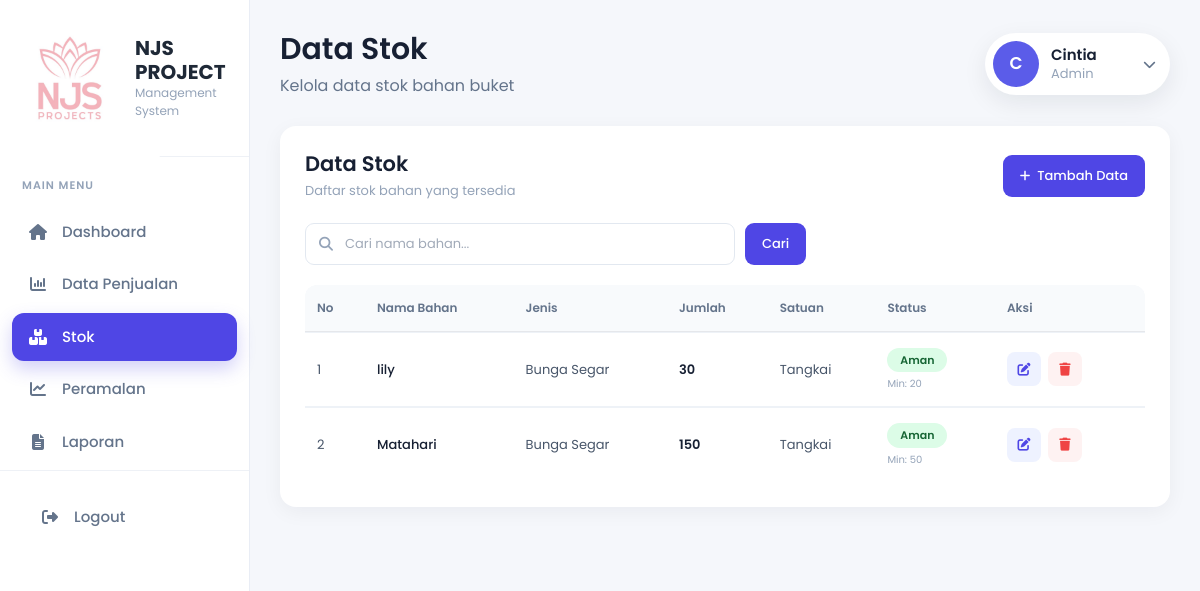
Page /stok.php (signed in) on the committed database.
### tables this page shows
CREATE TABLE `stok` (
  `id_stok` int(11) NOT NULL,
  `id_pengguna` int(11) NOT NULL,
  `nama_bahan` varchar(100) NOT NULL,
  `jenis` varchar(50) NOT NULL,
  `jumlah_stok` int(11) NOT NULL,
  `satuan` varchar(20) NOT NULL,
  `stok_minimum` int(11) NOT NULL
);

### stok.php (the view, shortened to what this page needs)
<?php
require_once __DIR__ . '/includes/koneksi.php';
$keyword = trim($_GET['keyword'] ?? '');
$sql = "
    SELECT
        stok.*,
        user.nama
    FROM stok
    INNER JOIN user
        ON stok.id_pengguna = user.id_pengguna
    WHERE stok.nama_bahan LIKE ?
    ORDER BY stok.nama_bahan ASC
";
$search = '%' . $keyword . '%';
$stmt = mysqli_prepare($koneksi, $sql);
mysqli_stmt_bind_param(
    $stmt,
    "s",
    $search
);
mysqli_stmt_execute($stmt);
$result = mysqli_stmt_get_result($stmt);
$nama_admin = $_SESSION['nama_petugas']
    ?? $_SESSION['nama']
    ?? 'Administrator';
$nama_admin = trim($nama_admin);
$inisial_admin = strtoupper(
    substr($nama_admin, 0, 1)
);
?>
<!DOCTYPE html>
<html lang="id">
<head>
    <link
        href="https://cdn.jsdelivr.net/npm/bootstrap@5.3.3/dist/css/bootstrap.min.css"
        rel="stylesheet">
    <link
        rel="stylesheet"
        href="https://cdn.jsdelivr.net/npm/bootstrap-icons@1.11.0/font/bootstrap-icons.css">
    <link
        rel="stylesheet"
        href="https://cdnjs.cloudflare.com/ajax/libs/font-awesome/6.5.2/css/all.min.css">
    <link
        rel="stylesheet"
        href="assets/css/sidebar.css">
    <link
        rel="stylesheet"
        href="assets/css/stok.css">
</head>
<body>
    <div class="d-flex stok-layout">
        <?php include __DIR__ . "/sidebar.php"; ?>
        <div class="flex-grow-1 stok-content">
            <div class="stok-page">
                <div class="container-fluid stok-container">
                    <div class="stok-page-header">
                        <div class="stok-title-area">
                            <h3>
                                Data Stok
                            </h3>
                            <p>
                                Kelola data stok bahan buket
                            </p>
                        </div>
                        <div class="dropdown stok-admin-dropdown">
                            <button
                                class="user-dropdown-btn"
                                type="button"
                                data-bs-toggle="dropdown"
                                aria-expanded="false">
                                <div class="avatar-circle">
                                    <?= htmlspecialchars($inisial_admin); ?>
                                </div>
                                <div class="user-info">
                                    <div class="name">
                                        <?= htmlspecialchars($nama_admin); ?>
                                    </div>
                                    <div class="role">
                                        Admin
                                    </div>
                                </div>
                                <i class="fa-solid fa-chevron-down"></i>
                            </button>
                        </div>
                    </div>
                    <div class="card-custom">
                        <div class="stok-card-header">
                            <div>
                                <h3>
                                    Data Stok
                                </h3>
                                <p>
                                    Daftar stok bahan yang tersedia
                                </p>
                            </div>
                            <a
                                href="tambah_stok.php"
                                class="btn-purple">
                                <i class="fa-solid fa-plus"></i>
                                Tambah Data
                            </a>
                        </div>
                        <div class="stok-search-wrapper">
                            <form
                                method="GET"
                                class="stok-search-form">
                                <div class="stok-search-box">
                                    <input
                                        type="text"
                                        name="keyword"
                                        value="<?= htmlspecialchars($keyword); ?>"
                                        placeholder="Cari nama bahan...">
                                </div>
                                <button
                                    type="submit"
                                    class="btn-search">
                                    Cari
                                </button>
                            </form>
                        </div>
                        <div class="table-responsive">
                            <table class="table table-custom table-hover align-middle">
                                <thead>
                                    <tr>
                                        <th width="60">
                                            No
                                        </th>
                                        <th>
                                            Nama Bahan
                                        </th>
                                        <th>
                                            Jenis
                                        </th>
                                        <th>
                                            Jumlah
                                        </th>
                                        <th>
                                            Satuan
                                        </th>
                                        <th>
                                            Status
                                        </th>
                                        <th width="150">
                                            Aksi
                                        </th>
                                    </tr>
                                </thead>
                                <tbody>
                                    <?php
                                    $no = 1;
                                    if (mysqli_num_rows($result) > 0) {
                                        while ($row = mysqli_fetch_assoc($result)) {
                                            $jumlah = (int) $row['jumlah_stok'];
                                            $minimum = (int) $row['stok_minimum'];
                                            if ($jumlah <= 0) {
                                                $status = 'Habis';
                                                $status_class = 'status-habis';
                                            } elseif ($jumlah <= $minimum) {
                                                $status = 'Menipis';
                                                $status_class = 'status-menipis';
                                            } else {
                                                $status = 'Aman';
                                                $status_class = 'status-aman';
                                            }
                                    ?>
                                            <tr>
                                                <td>
                                                    <?= $no++; ?>
                                                </td>
                                                <td>
                                                    <div class="nama-bahan">
                                                        <?= htmlspecialchars($row['nama_bahan']); ?>
                                                    </div>
                                                </td>
                                                <td>
                                                    <?= htmlspecialchars($row['jenis']); ?>
                                                </td>
                                                <td>
                                                    <strong>
                                                        <?= number_format($jumlah, 0, ',', '.'); ?>
                                                    </strong>
                                                </td>
                                                <td>
                                                    <?= htmlspecialchars($row['satuan']); ?>
                                                </td>
                                                <td>
                                                    <span class="stok-status <?= $status_class; ?>">
                                                        <?= $status; ?>
                                                    </span>
                                                    <div class="stok-minimum">
                                                        Min:
                                                        <?= number_format($minimum, 0, ',', '.'); ?>
                                                    </div>
                                                </td>
                                                <td>
                                                    <div class="action-buttons">
                                                        <button
                                                            type="button"
                                                            class="btn-action btn-edit"
                                                            data-bs-toggle="modal"
                                                            data-bs-target="#modalEditStok"
                                                            data-id="<?= (int) $row['id_stok']; ?>"
                                                            data-nama="<?= htmlspecialchars(
                                                                            $row['nama_bahan'],
                                                                            ENT_QUOTES
                                                                        ); ?>"
                                                            data-jenis="<?= htmlspecialchars(
                                                                            $row['jenis'],
                                                                            ENT_QUOTES
                                                                        ); ?>"
                                                            data-jumlah="<?= (int) $row['jumlah_stok']; ?>"
                                                            data-satuan="<?= htmlspecialchars(
                                                                                $row['satuan'],
                                                                                ENT_QUOTES
                                                                            ); ?>"
                                                            data-minimum="<?= (int) $row['stok_minimum']; ?>">
                                                            <i class="fa-solid fa-pen-to-square"></i>
                                                        </button>
                                                        <?php if (
                                                            isset($_SESSION['role']) &&
                                                            $_SESSION['role'] === 'owner'
                                                        ) { ?>
                                                            <a
                                                                href="stok.php?hapus=<?= (int) $row['id_stok']; ?>"
                                                                class="btn-action btn-delete"
                                                                onclick="return confirm('Yakin ingin menghapus data stok ini?')">
                                                                <i class="fa-solid fa-trash"></i>
                                                            </a>
                                                        <?php } ?>
                                                    </div>
                                                </td>
                                            </tr>
                                        <?php
                                        }
                                    } ?>
                                </tbody>
                            </table>
                        </div>
                    </div>
                </div>
            </div>
        </div>
    </div>
</body>
</html>

### assets/css/sidebar.css (style rules this page uses)
* { margin: 0; padding: 0; box-sizing: border-box; }
html, body { width: 100%; min-height: 100%; overflow-x: hidden; }
body { background: #f5f7fb; font-family: "Poppins", sans-serif; color: #2d3748; }
.flex-grow-1 { width: 100%; min-width: 0; }
.table { margin-bottom: 0; }
.table thead { background: #f8fafc; }
.table th { border: none; color: #64748b; font-size: 14px; font-weight: 600; }
.table td { border-top: 1px solid #eef2f7; font-size: 14px; vertical-align: middle; }
.table tbody tr { transition: 0.25s; }
.user-dropdown-btn { display: flex; align-items: center; gap: 14px; background: #fff; border: 1px solid #edf0f7; border-radius: 40px; padding: 8px 16px; box-shadow: 0 8px 25px rgba(0, 0, 0, 0.06); transition: 0.3s; cursor: pointer; }
.avatar-circle { width: 40px; height: 40px; border-radius: 50%; background: #5b5ce9; color: #fff; display: flex; justify-content: center; align-items: center; font-size: 15px; font-weight: 700; flex-shrink: 0; }
.user-info { text-align: left; line-height: 1.2; }
.user-info .name { font-size: 15px; font-weight: 600; color: #1f2937; }
.user-info .role { font-size: 13px; color: #94a3b8; }
.user-dropdown-btn i { color: #64748b; font-size: 14px; }

### rows in the picture
stok: nama_bahan "lily", jenis "Bunga Segar", jumlah_stok "30", satuan "Tangkai", status "Aman", stok_minimum "20"
stok: nama_bahan "Matahari", jenis "Bunga Segar", jumlah_stok "150", satuan "Tangkai", status "Aman", stok_minimum "50"

### other values in the picture
$inisial_admin "C"
$nama_admin "Cintia"
